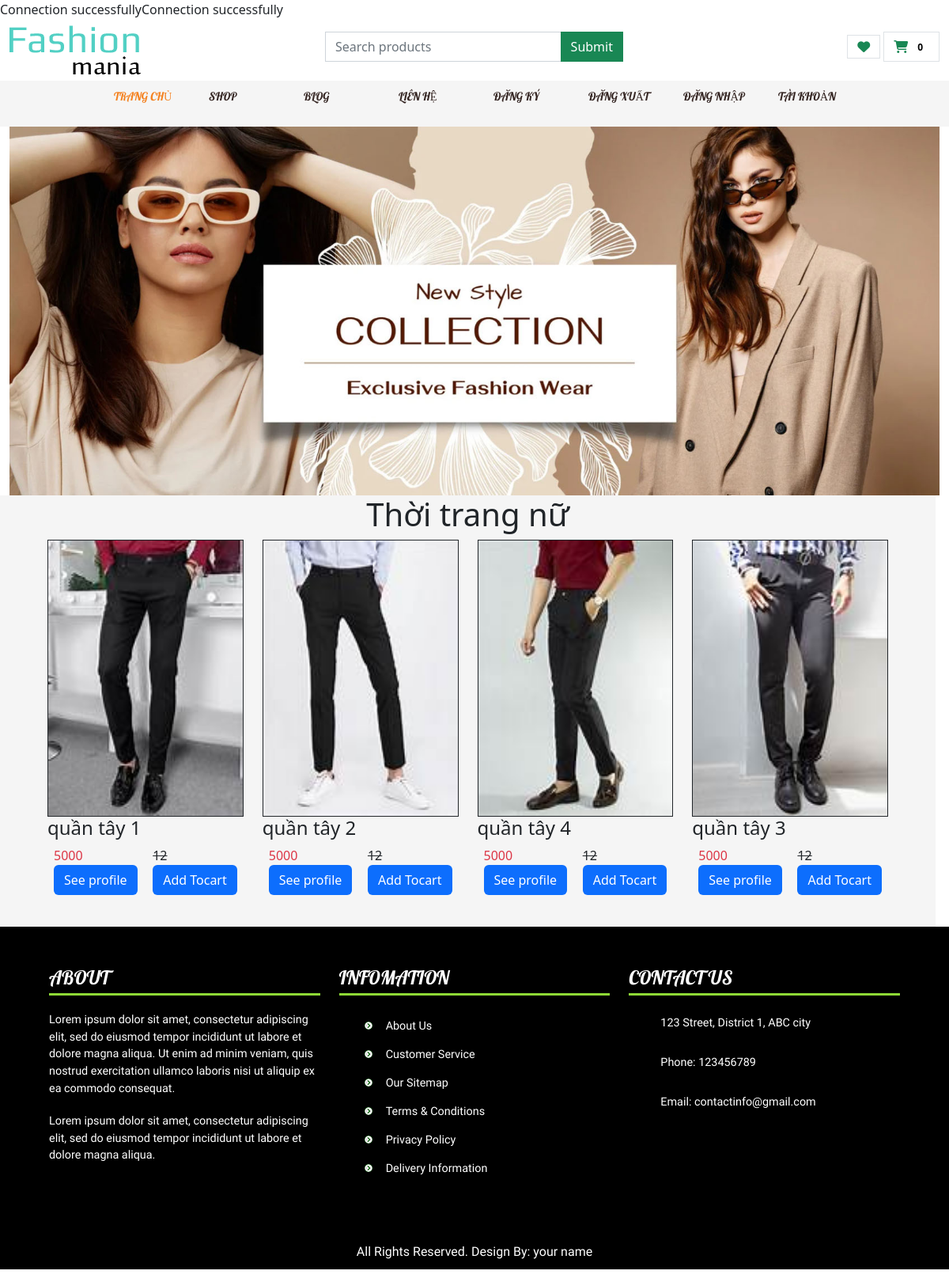
The page /index.php?page=catProduct&id=1 on the database its author committed.
### tables this page shows
CREATE TABLE `category` (
  `id` int(11) NOT NULL,
  `category_name` varchar(255) NOT NULL,
  `created_at` datetime NOT NULL DEFAULT current_timestamp()
);

CREATE TABLE `product` (
  `id` int(11) NOT NULL,
  `name` varchar(255) NOT NULL,
  `cat_id` varchar(50) DEFAULT NULL,
  `image` varchar(255) NOT NULL,
  `price` float NOT NULL,
  `description` text NOT NULL,
  `is_on_sale` tinyint(1) DEFAULT 0,
  `sale_price` float DEFAULT NULL,
  `created_at` datetime DEFAULT current_timestamp(),
  `views` int(11) NOT NULL,
  `Loai` int(100) NOT NULL
);

### lib/coreFuntion.php (called while the page is built, shortened)
<?php
include_once("db.php");
class CoreFunction extends Database{
    function setQuery($sql){
        $result = $this->conn->query($sql);
        return $result;
    }
    function getAll($sql){
        $result = $this->setQuery($sql);
        $a= array();
        while($row = $result->fetch_assoc()){
            $a[]=$row;
        }
        return $a;
    }
    function getOne($sql){
        $result = $this->setQuery($sql);
        $a = $result->fetch_assoc();
        return $a;
    }
}
?>

### product/catProduct.php (the view)
<?php
$catId = $_GET['id'];
$sql_cat ="SELECT category_name FROM category WHERE id = $catId";
$resultCat = $f->getOne($sql_cat);
$sql = "SELECT * FROM product WHERE cat_id = $catId";
$result = $f->getAll($sql);
?>
<div class="row px-5 product">
  <h1 style="text-align:center"><?= $resultCat['category_name'] ?></h1>
  <?php
  foreach($result as $value):
  ?>
  <div class="col-md-3">
<img class="card-img-top" src="asset/images/<?= $value['image']?>" alt="">
<h4 class="card-title" ><?= $value['name']?></h4>
<div class="d-flex justify-content-between mb-3">
  <div class="p-2">
<p><span class="text-danger"><?= $value['sale_price']?></span> <br>
<a href="<?= PATH ?>page=detail&id=<?= $value['id'] ?>"><button
type="button" class="btn btn-primary rounded">See profile</button></a></p>
  </div>
  <div class="p-2 text-right">
<p><span class="text-decoration-line-through"><?= $value['price']?></span> <br>
<a href="<?= PATH ?>page=addToCart&id=<?= $value['id'] ?>"><button
type="button" class="btn btn-primary rounded">Add Tocart</button></a></p>
  </div>
  </div>
</div>
<?php
endforeach;
?>
  </div>

### index.php (shortened to what this page needs)
<?php
include_once("lib/coreFuntion.php");
include_once("lib/db.php");
$f= new CoreFunction();
require("partial/hearder.php");
?>
<?php
if(!isset($_GET['page'])){
  $page="";
}
else{
  $page=$_GET['page'];
}
$router=[
  ''=>'pages/home.php',
  'home'=>'pages/home.php',
  'product'=>'product/product.php',
  'cart'=>'cart/cart.php',
  'contact'=>'user/contact.php',
  'registration'=>'user/registration.php',
  'detail'=>'product/detail.php',
  'catProduct'=>'product/catProduct.php',
  'search'=>'product/search.php',
  'login'=>'user/login.php',
  'doLogin'=>'user/doLogin.php',
  'account'=>'user/account.php',
  'addToCart'=>'cart/addToCart.php',
  'logout'=>'user/logout.php',
  'blog'=>'user/blog.php',
  'imablog'=>'user/imablog.php',
  'blogg'=>'user/blogg.php',
  'delItemCart'=>'cart/delItemCart.php',
  'delCart'=>'cart/delCart.php',
];
foreach($router as $key => $value){
  if($page == $key){
    include_once($value);
  }
}
?>
<?php
require("partial/footer.php");
?>

### asset/css/style.css (style rules this page uses)
* { margin: 0; padding: 0; }
.product { float: left; margin-right: 5px; background: #f5f5f5; }
.card-img-top { border: 1px solid; height: 350px; }
.btn-primary { color: #fff; }
.btn { display: inline-block; font-weight: 400; color: #fff; text-align: center; vertical-align: middle; user-select: none; border: 1px solid transparent; padding: 0.375rem 0.75rem; font-size: 1rem; line-height: 1.5; border-radius: 0; transition: color 0.15s ease-in-out, background-color 0.15s ease-in-out, border-color 0.15s ease-in-out, box-shadow 0.15s ease-in-out; }

### rows shown on the page
category: category_name "Thời trang nữ"
product: image (picture), name "quần tây 1", sale_price "5000", price "12"
product: image (picture), name "quần tây 2", sale_price "5000", price "12"
product: image (picture), name "quần tây 4", sale_price "5000", price "12"
product: image (picture), name "quần tây 3", sale_price "5000", price "12"
